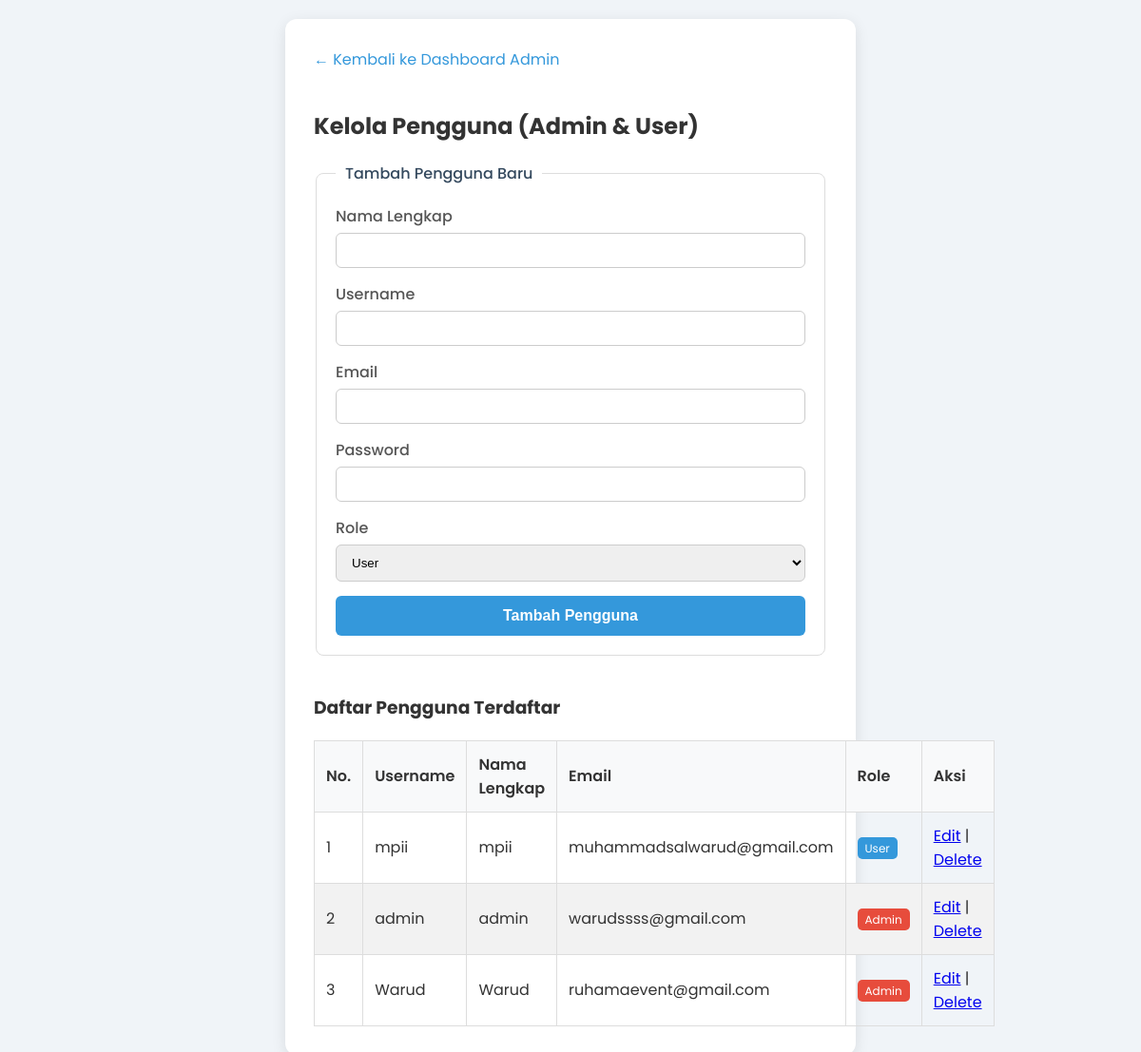
The app's page /admin/kelola_pengguna.php (signed in) with its own data.
### tables this page shows
CREATE TABLE `users` (
  `id_user` int(11) NOT NULL,
  `username` varchar(50) NOT NULL,
  `email` varchar(100) NOT NULL,
  `password` varchar(255) NOT NULL,
  `nama_lengkap_user` varchar(100) NOT NULL,
  `role` enum('user','admin') NOT NULL DEFAULT 'user',
  `tanggal_registrasi` timestamp NOT NULL DEFAULT current_timestamp()
);

### admin/kelola_pengguna.php (the view, shortened to what this page needs)
<?php
require '../config/database.php';
$query_users = "SELECT id_user, username, email, nama_lengkap_user, role FROM users ORDER BY role, username";
$result_users = mysqli_query($koneksi, $query_users);
?>
<!DOCTYPE html>
<html lang="id">
<head>
    <link rel="stylesheet" href="../assets/style.css">
</head>
<body>
    <div class="container">
        <div class="management-card">
            <a href="dashboard_admin.php" style="text-decoration: none; color: #3498db; margin-bottom: 20px; display:inline-block;">&larr; Kembali ke Dashboard Admin</a>
            <h2>Kelola Pengguna (Admin & User)</h2>
            <fieldset>
                <legend>Tambah Pengguna Baru</legend>
                <form action="kelola_pengguna.php" method="POST">
                    <div class="form-group">
                        <label for="nama_lengkap_user">Nama Lengkap</label>
                        <input type="text" name="nama_lengkap_user" required>
                    </div>
                    <div class="form-group">
                        <label for="username">Username</label>
                        <input type="text" name="username" required>
                    </div>
                    <div class="form-group">
                        <label for="email">Email</label>
                        <input type="email" name="email" required>
                    </div>
                    <div class="form-group">
                        <label for="password">Password</label>
                        <input type="password" name="password" required>
                    </div>
                    <div class="form-group">
                        <label for="role">Role</label>
                        <select name="role" required>
                            <option value="user">User</option>
                        </select>
                    </div>
                    <button type="submit" name="tambah_user" class="btn">Tambah Pengguna</button>
                </form>
            </fieldset>
            <h3 style="margin-top: 40px;">Daftar Pengguna Terdaftar</h3>
            <table class="user-table">
                <thead>
                    <tr>
                        <th>No.</th>
                        <th>Username</th>
                        <th>Nama Lengkap</th>
                        <th>Email</th>
                        <th>Role</th>
                        <th>Aksi</th>
                    </tr>
                </thead>
                <tbody>
                    <?php
                    $nomor = 1;
                    while($user = mysqli_fetch_assoc($result_users)):
                    ?>
                    <tr>
                        <td><?php echo $nomor++; ?></td>
                        <td><?php echo htmlspecialchars($user['username']); ?></td>
                        <td><?php echo htmlspecialchars($user['nama_lengkap_user']); ?></td>
                        <td><?php echo htmlspecialchars($user['email']); ?></td>
                        <td>
                            <?php if($user['role'] == 'admin'): ?>
                                <span class="badge badge-admin">Admin</span>
                            <?php else: ?>
                                <span class="badge badge-user">User</span>
                            <?php endif; ?>
                        </td>
                        <td>
                            <a href="#">Edit</a> | <a href="#">Delete</a>
                        </td>
                    </tr>
                    <?php endwhile; ?>
                </tbody>
            </table>
        </div>
    </div>
</body>
</html>

### assets/style.css (style rules this page uses)
body { font-family: 'Poppins', sans-serif; background-color: #f0f4f8; color: #333; display: flex; justify-content: center; align-items: center; min-height: 100vh; margin: 0; padding: 20px; box-sizing: border-box; }
.container { width: 100%; max-width: 600px; }
fieldset { border: 1px solid #ddd; border-radius: 8px; padding: 20px; margin-bottom: 20px; }
legend { font-weight: 500; color: #34495e; padding: 0 10px; }
.form-group { margin-bottom: 15px; }
.form-group label { display: block; margin-bottom: 5px; font-weight: 500; color: #555; }
.form-group input[type="text"], .form-group input[type="email"], .form-group input[type="password"], .form-group input[type="date"], .form-group textarea, .form-group select { width: 100%; padding: 10px 12px; border: 1px solid #ccc; border-radius: 6px; box-sizing: border-box; transition: border-color 0.3s; }
.btn { width: 100%; padding: 12px; border: none; border-radius: 6px; background-color: #3498db; color: #ffffff; font-size: 16px; font-weight: 600; cursor: pointer; transition: background-color 0.3s; }

### admin/kelola_pengguna.php (style rules this page uses)
.management-card { background-color: #fff; padding: 30px; border-radius: 12px; box-shadow: 0 4px 15px rgba(0,0,0,0.1); }
.user-table { width: 100%; border-collapse: collapse; margin-top: 20px; }
.user-table th, .user-table td { border: 1px solid #ddd; padding: 12px; text-align: left; }
.user-table th { background-color: #f8f9fa; font-weight: 600; }
.user-table tbody tr:nth-child(even) { background-color: #f2f2f2; }
.badge { padding: 3px 8px; border-radius: 5px; color: white; font-size: 12px; }
.badge-admin { background-color: #e74c3c; }
.badge-user { background-color: #3498db; }

### records on screen
users: username "mpii", nama_lengkap_user "mpii", email "muhammadsalwarud@gmail.com", role "User"
users: username "admin", nama_lengkap_user "admin", email "warudssss@gmail.com", role "Admin"
users: username "Warud", nama_lengkap_user "Warud", email "ruhamaevent@gmail.com", role "Admin"
